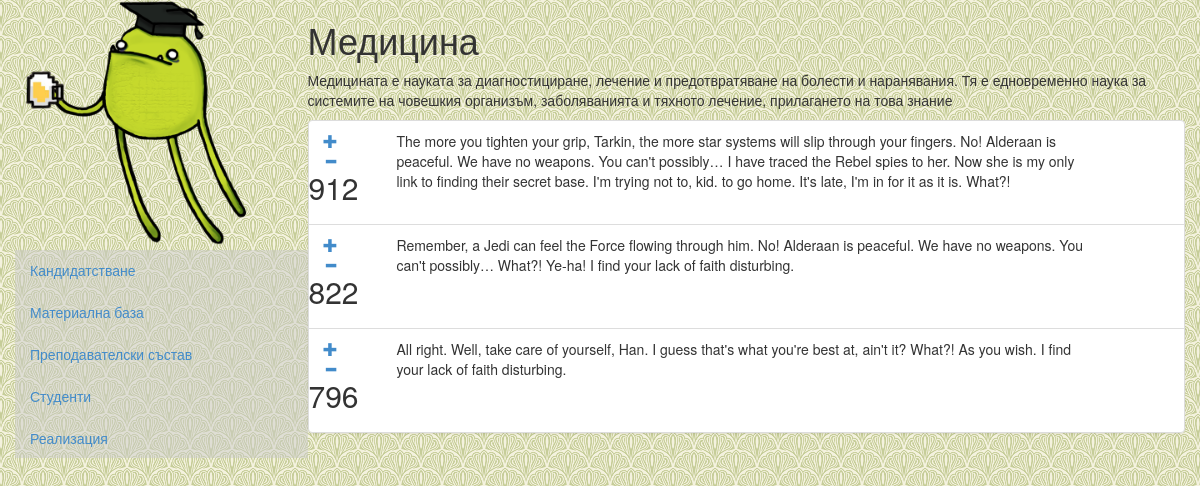
Before: /programme/2 with the older database file.
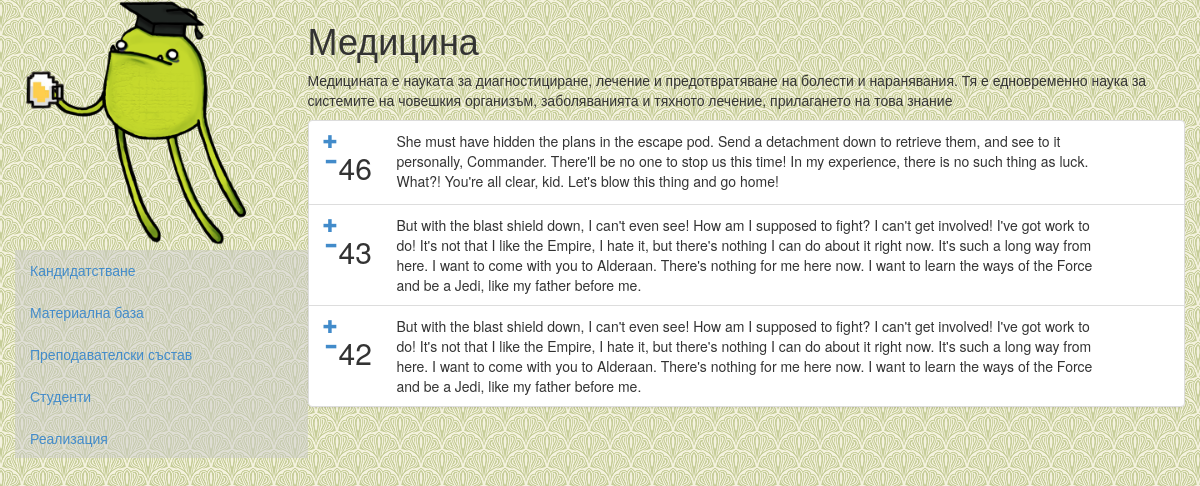
After: the same page with the newer database file.
### default/models.py (models this page shows, shortened)
class Post(models.Model):
    title = models.CharField(max_length=200)
    text = models.TextField()
    category = models.ForeignKey(PostCategory, related_name='posts')
    date = models.DateField(auto_now=True)
    vote = models.IntegerField()
    programme = models.ForeignKey(Programme, related_name='posts')

### default/views.py (the view)
# urls.py: url(r'^programme/(?P<programme_id>\d+)$', 'default.views.programme_view'),
def programme_view(request, programme_id):
    programme = models.Programme.objects.get(id=programme_id)
    most_voted_posts = [post for post in
                        programme.posts.all().order_by('-vote')[:3]]
    return render(request, 'default/programme.html', {
        'programme': programme,
        'most_voted_posts': most_voted_posts,
    })

### templates/default/programme.html (shortened to what this page needs)
{% extends "default/programme_base.html" %}
{% load staticfiles %}
{% block info %}
  <div class="row">
    <h1>{{ programme.name }}</h1>
    <p>{{ programme.description }}</p>
  </div>
  <div class="row">
    <ul class="list-group">
      {% for post in most_voted_posts %}
        <li class="list-group-item">
          <div class="row">
            <div class="col-xs-1">
              <div class="row">
                <div class="col-xs-3">
                  <a href="#" class="vote-link" data-db-id="{{ post.id }}" data-direction="up"><span class="glyphicon glyphicon-plus"></a>
                    <a href="#" class="vote-link" data-db-id="{{ post.id }}" data-direction="down"><span class="glyphicon glyphicon-minus"></a>
                </div>
                <h2 data-votes-id="{{ post.id }}">{{ post.vote }} </h2>
              </div>
            </div>
            <div class="col-xs-10">
              {{ post.text }}
            </div>
          </div>
        </li>
      {% endfor %}
    </ul>
  </div>
{% endblock %}

Changed rows visible on the page:
no longer on this page (row edited): Post: vote "912", text "The more you tighten your grip, Tarkin, the more star systems will slip through your fingers. No! Alderaan is peaceful. We have no weapons. You can't possibly… I have traced the Rebel spies to her. Now she is my only link to finding their secret base. I'm trying not to, kid. to go home. It's late, I'm in for it as it is. What?!"
no longer on this page (row edited): Post: vote "822", text "Remember, a Jedi can feel the Force flowing through him. No! Alderaan is peaceful. We have no weapons. You can't possibly… What?! Ye-ha! I find your lack of faith disturbing."
no longer on this page (row edited): Post: vote "796", text "All right. Well, take care of yourself, Han. I guess that's what you're best at, ain't it? What?! As you wish. I find your lack of faith disturbing."
now on this page (row edited): Post: vote "46", text "She must have hidden the plans in the escape pod. Send a detachment down to retrieve them, and see to it personally, Commander. There'll be no one to stop us this time! In my experience, there is no such thing as luck. What?! You're all clear, kid. Let's blow this thing and go home!"
now on this page (row edited): Post: vote "43", text "But with the blast shield down, I can't even see! How am I supposed to fight? I can't get involved! I've got work to do! It's not that I like the Empire, I hate it, but there's nothing I can do about it right now. It's such a long way from here. I want to come with you to Alderaan. There's nothing for me here now. I want to learn the ways of the Force and be a Jedi, like my father before me."
now on this page (row edited): Post: vote "42", text "But with the blast shield down, I can't even see! How am I supposed to fight? I can't get involved! I've got work to do! It's not that I like the Empire, I hate it, but there's nothing I can do about it right now. It's such a long way from here. I want to come with you to Alderaan. There's nothing for me here now. I want to learn the ways of the Force and be a Jedi, like my father before me."
